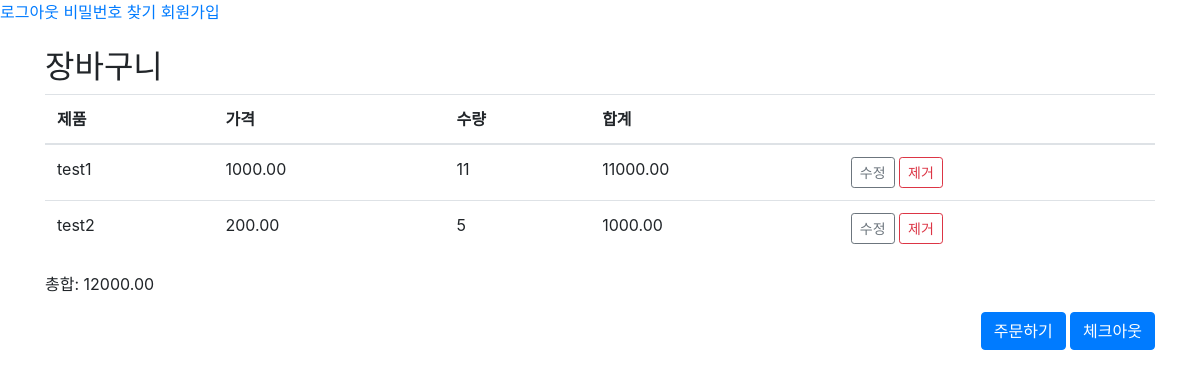
/shop/cart_detail/ (signed in), run on an earlier commit of the app's database.
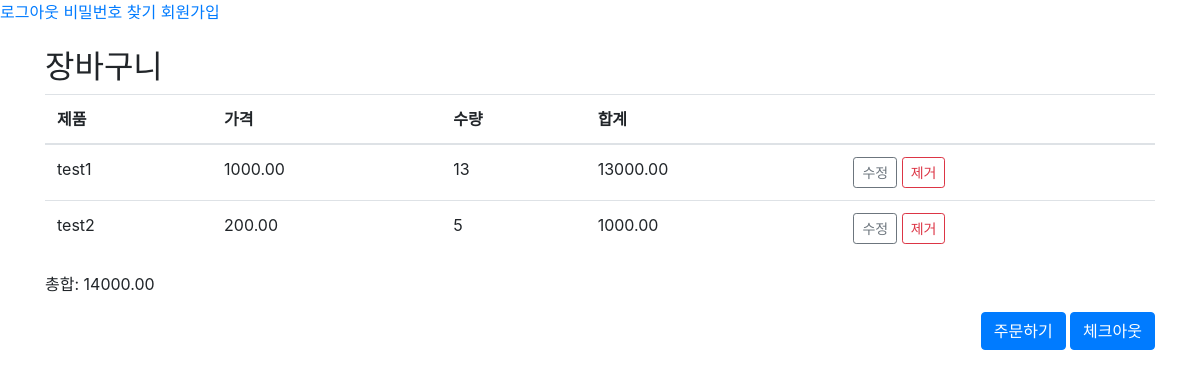
And on a later commit of the database.
### shop/models.py (models this page shows, shortened)
class CartItem(models.Model):
    user = models.ForeignKey('auth.User', on_delete=models.CASCADE, related_name='cart_items')
    product = models.ForeignKey('Product', on_delete=models.CASCADE)  # 'Product'를 문자열로 참조
    quantity = models.IntegerField(default=1)
    added_at = models.DateTimeField(auto_now_add=True)  # 항목이 장바구니에 추가된 날짜
    updated_at = models.DateTimeField(auto_now=True)  # 항목이 마지막으로 업데이트된 날짜
    @staticmethod
    def get_cart_total(user):
        total = 0
        cart_items = CartItem.objects.filter(user=user)
        for item in cart_items:
            total += item.product.price * item.quantity
        return total

class Product(models.Model):
    name = models.CharField(max_length=100)  # 제품 이름
    price = models.DecimalField(max_digits=10, decimal_places=2)  # 제품 가격
    description = models.TextField()         # 제품 설명
    stock = models.IntegerField()            # 제품 재고 수량
    category = models.ForeignKey(Category, on_delete=models.CASCADE)  # 제품 카테고리 (Category 모델과의 외래 키 관계)

### shop/views.py (the view)
# urls.py: path('cart_detail/', cart_detail, name='cart_detail'),# 상세 페이지 보여주는 view
def cart_detail(request):
    cart_items = CartItem.objects.filter(user=request.user)  # 현재 사용자의 장바구니 항목을 가져옵니다.
    total_price = CartItem.get_cart_total(request.user)
    for item in cart_items:
        item.total_price = item.product.price * item.quantity
    return render(request, 'shop/cart_detail.html', {'cart_items': cart_items,'total_price': total_price })

### templates/shop/cart_detail.html
{% extends 'base.html' %}
{% block content %}
<div class="container mt-4">
    <h2>장바구니</h2>
    {% if cart_items %}
    <table class="table">
        <thead>
            <tr>
                <th>제품</th>
                <th>가격</th>
                <th>수량</th>
                <th>합계</th>
                <th></th>
            </tr>
        </thead>
        <tbody>
            {% for item in cart_items %}
            <tr>
                <td>{{ item.product.name }}</td>
                <td>{{ item.product.price }}</td>
                <td>{{ item.quantity }}</td>
                <td>{{ item.total_price }}</td>
                <td>
                    <a href="#" class="btn btn-sm btn-outline-secondary">수정</a>
                    <a href="#" class="btn btn-sm btn-outline-danger">제거</a>
                </td>
            </tr>
            {% endfor %}
        </tbody>
    </table>
    <p>총합: {{ total_price }}</p>
    <div class="text-right">
        <a href="{% url 'order_create' %}" class="btn btn-primary">주문하기</a>
        <a href="#" class="btn btn-primary">체크아웃</a>
    </div>
    {% else %}
    <p>장바구니가 비어 있습니다.</p>
    {% endif %}
</div>
{% endblock %}

What changed in the data, as far as the page shows it:
changed CartItem "test1": quantity "11" → "13"; total_price "11000.00" → "13000.00"
Also different on the page:
{{ total_price }}: "12000.00" → "14000.00"
